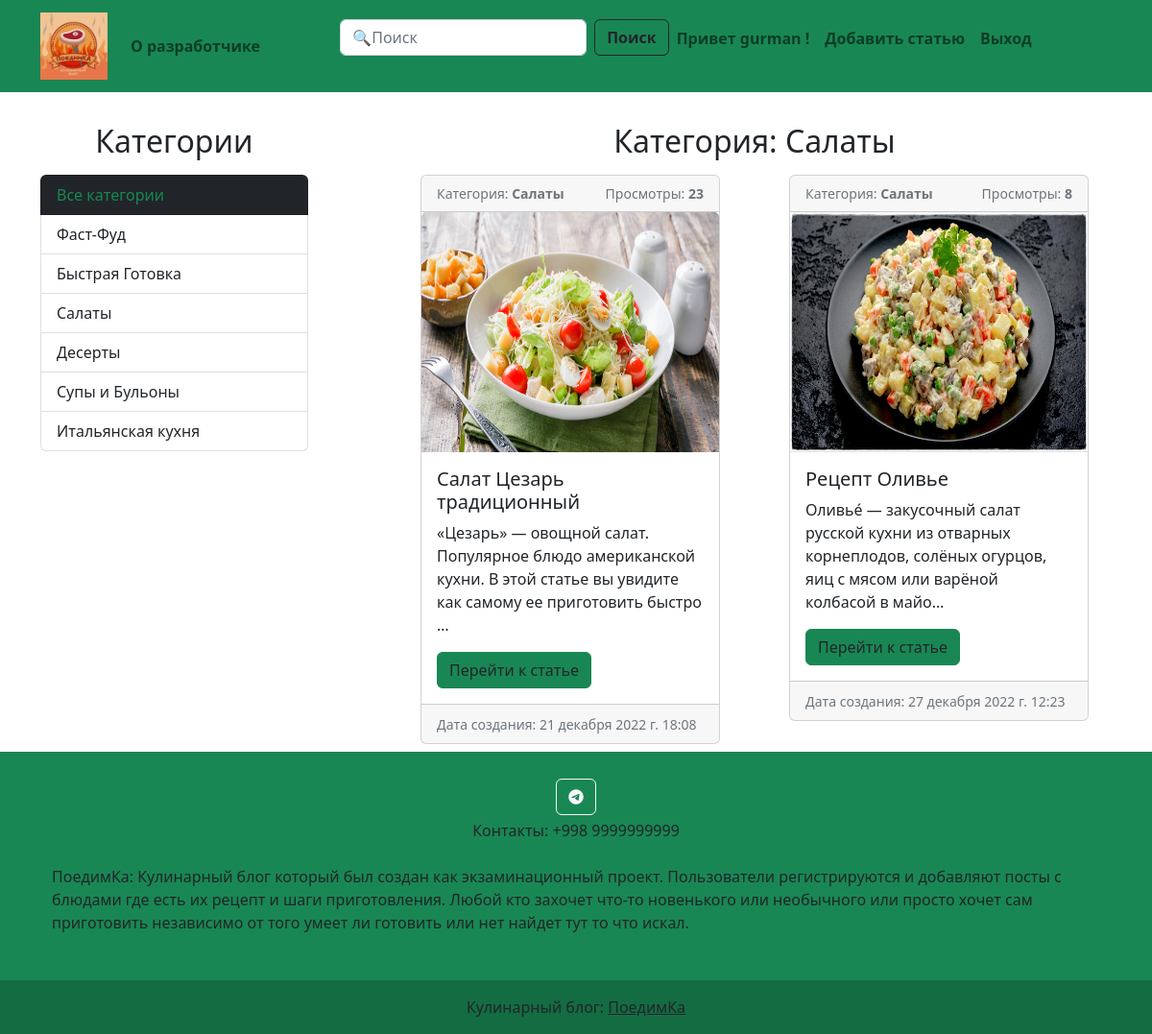
The app's page /category/3/ (signed in) with its own data.
### blog/models.py (models this page shows, shortened)
class Category(models.Model):
    title = models.CharField(max_length=30, unique=True, verbose_name='Название категории')
    def __str__(self):
        return self.title
    class Meta:
        verbose_name = 'Категория'
        verbose_name_plural = 'Категории'

class Article(models.Model):
    title = models.CharField(max_length=150, unique=True, verbose_name='Название статьи')
    content = models.TextField(verbose_name='Описание статьи')
    ingredients = models.TextField(verbose_name='Ингридиенты')
    cooking = models.TextField(verbose_name='Шаги проготовления')
    photo = models.ImageField(upload_to='photos/', null=True, blank=True, verbose_name='Фотография')
    created_at = models.DateTimeField(auto_now_add=True, verbose_name='Дата создания')
    updated_at = models.DateTimeField(auto_now=True, verbose_name='Дата обновления')
    publish = models.BooleanField(default=True, verbose_name='Статус статьи')
    views = models.IntegerField(default=0, verbose_name='Просмотры')
    category = models.ForeignKey(Category, on_delete=models.CASCADE, verbose_name='Категория')
    def get_photo(self):
        if self.photo:
            return self.photo.url
        else:
            return 'https://encrypted-tbn0.gstatic.com/images?q=tbn:ANd9GcQufUBKNmKGYhA0O8VJg4ynifJt48GxbSoujg&usqp=CAU'
    class Meta:
        verbose_name = 'Статья'
        verbose_name_plural = 'Статьи'

### blog/views.py (the view)
# urls.py: path('category/<int:category_id>/', ArticleListByCategory.as_view(), name='category'),
class ArticleListByCategory(ArticleList):
    def get_queryset(self):
        articles = Article.objects.filter(category_id=self.kwargs['category_id'])
        return articles
    def get_context_data(self, *, object_list=None, **kwargs):
        context = super().get_context_data()
        category = Category.objects.get(pk=self.kwargs['category_id'])
        context['title'] = f'Категория: {category.title}'
        return context

### blog/templatetags/blog_tags.py (called while the page is built)
@register.simple_tag()
def get_categories():
    return Category.objects.all()

### blog/templates/blog/index.html (shortened to what this page needs)
{% extends 'base.html' %}
{% block main %}
<div class="d-flex justify-content-between">
    <div class="col-3">
        <h2 class="d-flex justify-content-center mt-3 mb-3">Категории</h2>
        {% include 'blog/components/_sidebar.html' %}
    </div>
    <div class="col-8">
        <h2 class="d-flex justify-content-center mt-3 mb-3">{{ title }}</h2>
        <div class="row row-cols-1 row-cols-md-2 g-4">
            {% for article in articles %}
            {% include 'blog/components/_cards.html' %}
            {% endfor %}
        </div>
    </div>
</div>
{% endblock main %}

### templates/components/_header.html (shortened to what this page needs)
{% load static %}
<nav class="navbar navbar-expand-lg bg-success">
    <div class="container">
        <a class="navbar-brand" href="{% url 'index' %}">
            <img width="70" src="{% static 'blog/img/logotip.png' %}" alt="">
        </a>
        <div class="collapse navbar-collapse" id="navbarSupportedContent">
            <ul class="navbar-nav me-auto mb-2 mb-lg-0">
                <li class="nav-item">
                    <a class="nav-link" href="{% url 'about_dev' %}"><b>О разработчике</b></a>
                </li>
            </ul>
            <ul class="navbar-nav me-auto mb-2 mb-lg-0">
                <li>
                    <form class="d-flex" role="search" method="get" action="{% url 'search' %}">
                        <input name="q" class="form-control me-2" type="search" placeholder="🔍Поиск"
                               aria-label="🔍Поиск">
                        <button class="btn btn-outline-dark" type="submit">
                            <b>Поиск</b>
                        </button>
                    </form>
                </li>
                {% if not request.user.is_authenticated %}
                    <li class="nav-item">
                        <a class="nav-link" aria-current="page" href="{% url 'user_login' %}"><b>Войти</b></a>
                    </li>
                    <li class="nav-item">
                        <a class="nav-link" aria-current="page" href="{% url 'user_register' %}"><b>Регистрация</b></a>
                    </li>
                {% else %}
                    <li class="nav-item">
                        <p class="nav-link"><b>Привет {{ request.user.username }} !</b></p>
                    </li>
                    <li class="nav-item">
                        <a class="nav-link" href="{% url 'add' %}"><b>Добавить статью</b></a>
                    </li><li class="nav-item">
                        <a class="nav-link" href="{% url 'user_logout' %}"><b>Выход</b></a>
                    </li>
                {% endif %}
            </ul>
        </div>
    </div>
</nav>

### blog/templates/blog/components/_sidebar.html
{% load blog_tags %}
<div class="list-group">
    <a href="{% url 'index' %}" class="list-group-item list-group-item-action bg-dark text-success">
        Все категории
    </a>
    {% get_categories as categories %}
    {% for category in categories %}
    <a href="{% url 'category' category.pk %}" class="list-group-item list-group-item-action ">
        {{ category.title }}
    </a>
    {% endfor %}
</div>

### blog/templates/blog/components/_cards.html
<div class="col mb-2">
    <div class="card mx-4">
        <div class="card-header d-flex justify-content-between">
            <small class="text-muted">Категория: <b>{{ article.category }}</b></small>
            <small class="text-muted">Просмотры: <b>{{ article.views }}</b></small>
        </div>
        <img height="250" src="{{ article.get_photo }}" class="card-img-top" alt="...">
        <div class="card-body">
            <h5 class="card-title">{{ article.title }}</h5>
            <p class="card-text">{{ article.content|truncatechars:122 }}</p>
            <a href="{% url 'article' article.pk %}" class="btn btn-success text-dark">Перейти к статье</a>
        </div>
        <div class="card-footer">
            <small class="text-muted">Дата создания: {{ article.created_at }}</small>
        </div>
    </div>
</div>

### records on screen
Category: title "Фаст-Фуд"
Category: title "Быстрая Готовка"
Category: title "Салаты"
Category: title "Десерты"
Category: title "Супы и Бульоны"
Category: title "Итальянская кухня"
Article: category "Салаты", views "23", get_photo (picture), title "Салат Цезарь традиционный", content "«Цезарь» — овощной салат. Популярное блюдо американской кухни. В этой статье вы увидите как самому ее приготовить быстро …", created_at "21 декабря 2022 г. 18:08"
Article: category "Салаты", views "8", get_photo (picture), title "Рецепт Оливье", content "Оливье́ — закусочный салат русской кухни из отварных корнеплодов, солёных огурцов, яиц с мясом или варёной колбасой в майо…", created_at "27 декабря 2022 г. 12:23"

### other values on screen
{{ request.user.username }} "gurman"
{{ title }} "Категория: Салаты"
